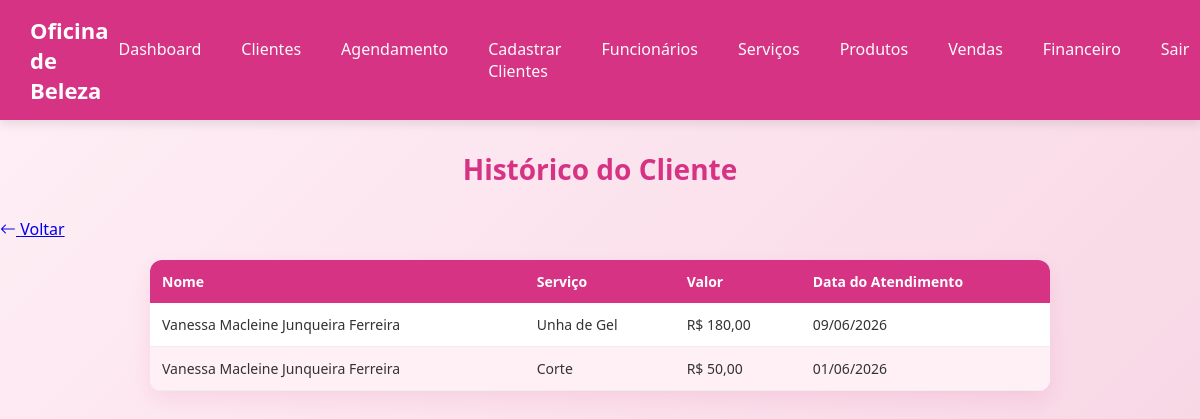
/historico-clientes.php?id=3, run on the app's committed database.
### tables this page shows
CREATE TABLE IF NOT EXISTS `tb_agendamento` (
  `id` int(11) NOT NULL AUTO_INCREMENT,
  `id_cliente` int(11) NOT NULL,
  `id_funcionario` int(11) NOT NULL,
  `id_servico` int(11) NOT NULL,
  `data` date NOT NULL DEFAULT current_timestamp(),
  `hora` time NOT NULL DEFAULT current_timestamp(),
  `valor` decimal(10,2) NOT NULL,
  `ativo` tinyint(4) NOT NULL DEFAULT 1,
  PRIMARY KEY (`id`),
  KEY `fk_id_cliente` (`id_cliente`),
  KEY `fk_id_funcionario` (`id_funcionario`),
  KEY `fk_id_servico` (`id_servico`),
  CONSTRAINT `fk_id_cliente` FOREIGN KEY (`id_cliente`) REFERENCES `tb_cliente` (`id`) ON DELETE NO ACTION ON UPDATE NO ACTION,
  CONSTRAINT `fk_id_funcionario` FOREIGN KEY (`id_funcionario`) REFERENCES `tb_funcionario` (`id`) ON DELETE NO ACTION ON UPDATE NO ACTION,
  CONSTRAINT `fk_id_servico` FOREIGN KEY (`id_servico`) REFERENCES `tb_servico` (`id`) ON DELETE NO ACTION ON UPDATE NO ACTION
);

CREATE TABLE IF NOT EXISTS `tb_cliente` (
  `id` int(11) NOT NULL AUTO_INCREMENT,
  `nome` varchar(200) NOT NULL,
  `data_nascimento` date NOT NULL,
  `endereco` varchar(150) NOT NULL,
  `email` varchar(200) NOT NULL,
  `telefone` varchar(15) NOT NULL,
  `cidade` varchar(150) NOT NULL,
  `estado` varchar(100) NOT NULL,
  `data_cadastro` datetime NOT NULL DEFAULT current_timestamp(),
  `ativo` tinyint(4) NOT NULL DEFAULT 1,
  PRIMARY KEY (`id`),
  UNIQUE KEY `email` (`email`)
);

CREATE TABLE IF NOT EXISTS `tb_servico` (
  `id` int(11) NOT NULL AUTO_INCREMENT,
  `nome_servico` varchar(200) NOT NULL,
  `descricao` text NOT NULL,
  `preco` decimal(10,2) NOT NULL,
  `duracao` varchar(50) NOT NULL,
  `categoria` enum('Cabelo','Unha','Sobrancelha','Maquiagem') NOT NULL,
  `data_cadastro` datetime NOT NULL DEFAULT current_timestamp(),
  `ativo` tinyint(4) NOT NULL DEFAULT 1,
  PRIMARY KEY (`id`)
);

### historico-clientes.php (the view, shortened to what this page needs)
<?php
require_once 'backend/conexao.php';
try {
    $id = $_GET['id'];
    $sql = "
        SELECT
            c.nome,
            s.nome_servico,
            a.valor,
            a.data
        FROM tb_agendamento a
        INNER JOIN tb_cliente c
            ON a.id_cliente = c.id
        INNER JOIN tb_servico s
            ON a.id_servico = s.id
        WHERE a.id_cliente = ?
        ORDER BY a.data DESC
    ";
    $comando = $conexao->prepare($sql);
    $comando->execute([$id]);
    $agendamentos = $comando->fetchAll(PDO::FETCH_ASSOC);
} catch (PDOException $erro) {
    error_log($erro->getMessage());
    echo "Não foi possível buscar os dados";
}
?>
<!DOCTYPE html>
<html lang="pt-br">
<head>
    <link rel="stylesheet" href="assets/css/style.css">
    <link rel="stylesheet" href="assets/css/funcionario/clientes.css">
    <link rel="stylesheet" href="https://cdn.jsdelivr.net/npm/bootstrap-icons@1.11.3/font/bootstrap-icons.min.css">
</head>
<body>
    <?php require_once 'includes/header.php'; ?>
    <main>
        <div class="container">
            <h1 class="titulo-pagina">Histórico do Cliente</h1>
            <a href="lista-clientes.php" class="btn-voltar">
                <i class="bi bi-arrow-left"></i> Voltar
            </a>
            <?php if (empty($agendamentos)) : ?>
                <p class="sem-registro">
                    Este cliente ainda não possui atendimentos cadastrados.
                </p>
            <?php else : ?>
                <div class="table-container">
                    <table>
                        <thead>
                            <tr>
                                <th>Nome</th>
                                <th>Serviço</th>
                                <th>Valor</th>
                                <th>Data do Atendimento</th>
                            </tr>
                        </thead>
                        <tbody>
                            <?php foreach ($agendamentos as $agendamento) : ?>
                                <tr>
                                    <td>
                                        <?= $agendamento['nome'] ?>
                                    </td>
                                    <td>
                                        <?= $agendamento['nome_servico'] ?>
                                    </td>
                                    <td>
                                        R$ <?= number_format($agendamento['valor'], 2, ',', '.') ?>
                                    </td>
                                    <td>
                                        <?= date('d/m/Y', strtotime($agendamento['data'])) ?>
                                    </td>
                                </tr>
                            <?php endforeach; ?>
                        </tbody>
                    </table>
                </div>
            <?php endif; ?>
        </div>
    </main>
</body>
</html>

### assets/css/style.css (style rules this page uses)
* { margin: 0; padding: 0; box-sizing: border-box; font-family: 'Segoe UI', Tahoma, Geneva, Verdana, sans-serif; }
body { background: linear-gradient(135deg, #fff0f6, #f8d7e5); color: #333; }

### assets/css/funcionario/clientes.css (style rules this page uses)
.table-container { max-width: 900px; margin: 20px auto 40px auto; }
table { width: 100%; border-collapse: collapse; background: #fff; border-radius: 12px; overflow: hidden; box-shadow: 0 8px 20px rgba(214, 51, 132, 0.1); }
table thead { background: #d63384; color: white; }
table th { padding: 12px; text-align: left; font-size: 14px; }
table td { padding: 12px; border-bottom: 1px solid #eee; font-size: 14px; }
table tbody tr:nth-child(even) { background: #fff0f6; }
.titulo-pagina { text-align: center; margin: 30px 0; color: #d63384; font-size: 28px; font-weight: bold; }

### data on the page
tb_agendamento: id_cliente.nome "Vanessa Macleine Junqueira Ferreira", id_servico.nome_servico "Unha de Gel", valor "180,00", data "09/06/2026"
tb_agendamento: id_cliente.nome "Vanessa Macleine Junqueira Ferreira", id_servico.nome_servico "Corte", valor "50,00", data "01/06/2026"
